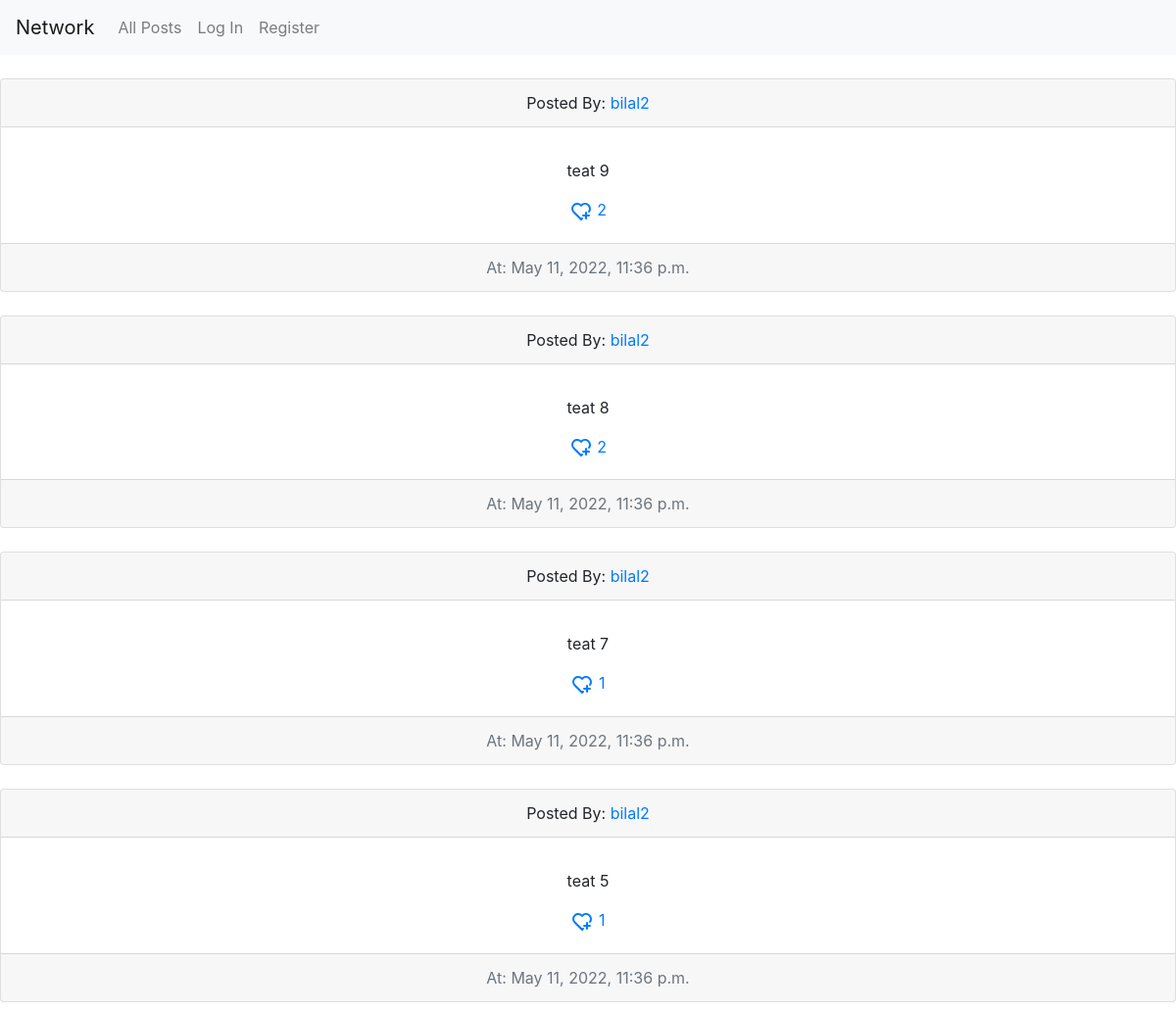
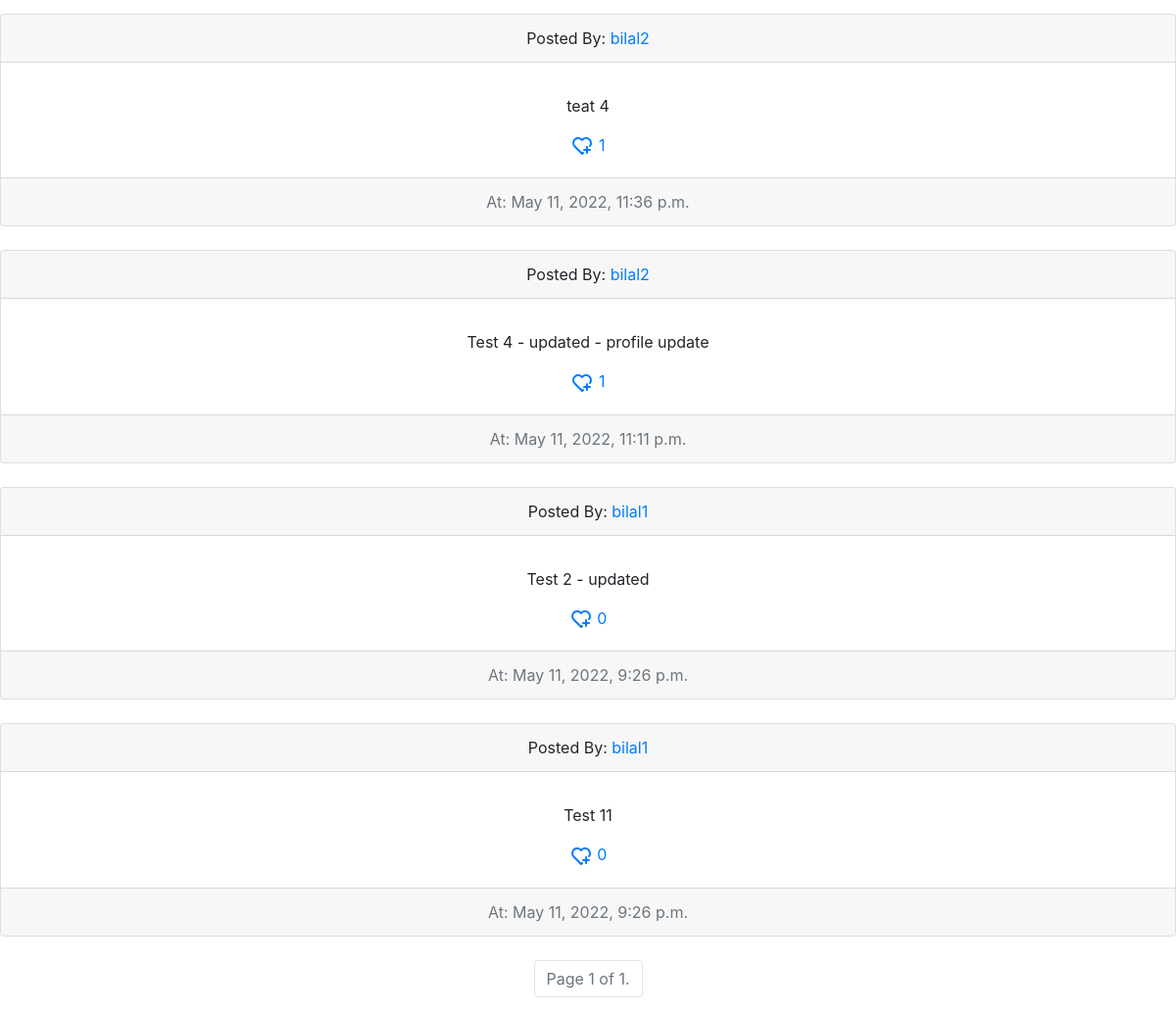
The app's page /, older data (2 pictures, top to bottom).
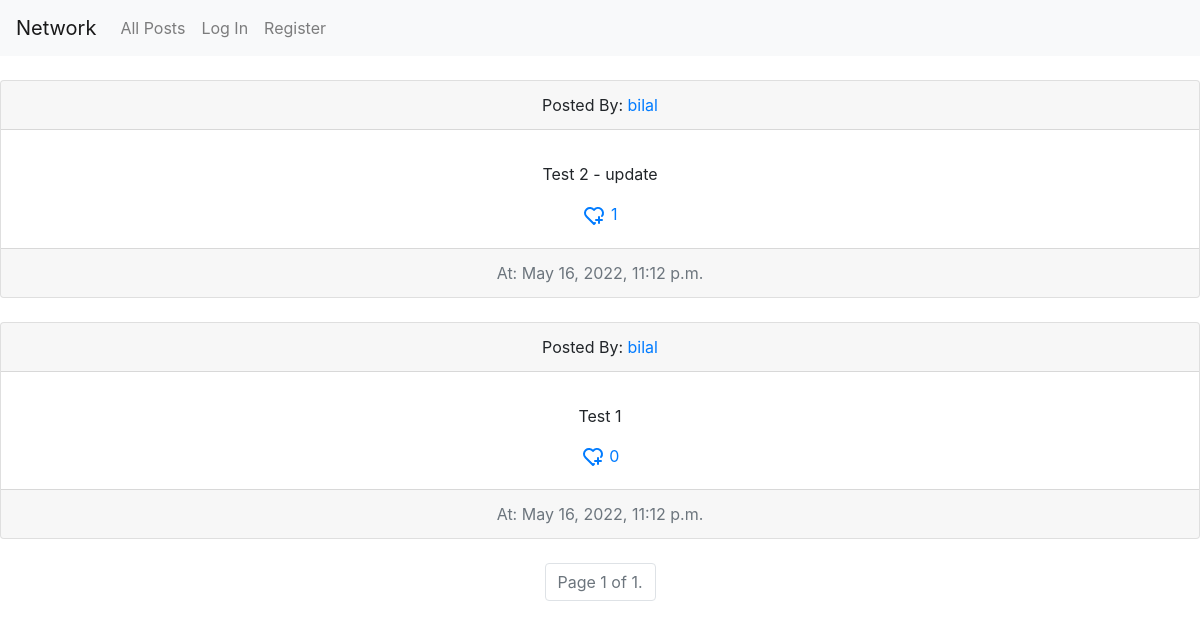
The same page, newer data.
### network/models.py (models this page shows, shortened)
class Post(models.Model):
    user = models.ForeignKey(User, on_delete=models.CASCADE)
    content = models.TextField()
    time_created = models.DateTimeField(default=datetime.now())
    likes_counter = models.IntegerField(default=0)

class User(AbstractUser):
    pass

### network/views.py (the view)
# urls.py: path("", views.list_post, name="index"),
def list_post(request):
    form = PostForm()
    all_post = Post.objects.all()
    paginator = Paginator(all_post, 10)
    user = request.user
    page_number = request.GET.get('page')
    page_obj = paginator.get_page(page_number)
    return render(request, "network/list_post.html", context={
        "all_post": all_post,
        'page_obj': page_obj,
        'user': user,
        'form': form,
    })

### network/templates/network/list_post.html (shortened to what this page needs)
{% extends "network/layout.html" %}
{% block body %}
{% for contact in page_obj reversed %}
<br>
    <div class="card text-center">
        <div class="card-header">
           Posted By:
            <a href=" {% url 'fetch-profile' contact.user.id %}">
                {{contact.user}}
            </a>
        </div>
        <div class="card-body">
            <div id="container_{{contact.id}}">
            <p class="card-text" id="edit_link_{{contact.id}}_p">{{ contact.content }}</p>
                </div>
            <a href="" style="text-decoration: none" id="like_link_{{contact.id}}">
                <span id="like_icon{{contact.id}}">
                </span>
                <span id="span_like_counter_{{contact.id}}">
                    {{contact.likes_counter}}
                </span>
            </a>
        </div>
        <div class="card-footer text-muted" >
            At: {{ contact.time_created }}
        </div>
    </div>
{% endfor %}
<br>
<nav aria-label="Page navigation example">
    <ul class="pagination justify-content-center">
                    <li class="page-item disabled">
                        <a class="page-link" href="#">Page {{ page_obj.number }} of {{ page_obj.paginator.num_pages }}.</a>
                    </li>
    </ul>
</nav>
{% endblock %}

### network/templates/network/layout.html (shortened to what this page needs)
<!DOCTYPE html>
{% load static %}
<html lang="en">
    <head>
        <link rel="stylesheet" href="https://stackpath.bootstrapcdn.com/bootstrap/4.4.1/css/bootstrap.min.css">
        <link href="{% static 'network/styles.css' %}" rel="stylesheet">
    </head>
    <body>
        <nav class="navbar navbar-expand-lg navbar-light bg-light">
            <a class="navbar-brand" href="#">Network</a>
            <div>
              <ul class="navbar-nav mr-auto">
                <li class="nav-item">
                  <a class="nav-link" href="{% url 'index' %}">All Posts</a>
                </li>
                {% if user.is_authenticated %}
                <li class="nav-item">
                  <a class="nav-link" href="{% url 'create-post' %}">New Post</a>
                </li>
                    <li class="nav-item">
                        <a class="nav-link" href="{% url 'list-following-post' %}">Following</a>
                    </li>
                    <li class="nav-item">
                        <a class="nav-link" href="{% url 'logout' %}">Log Out</a>
                    </li>
                {% else %}
                    <li class="nav-item">
                        <a class="nav-link" href="{% url 'login' %}">Log In</a>
                    </li>
                    <li class="nav-item">
                        <a class="nav-link" href="{% url 'register' %}">Register</a>
                    </li>
                {% endif %}
              </ul>
            </div>
          </nav>
        <div class="body">
            {% block body %}
            {% endblock %}
        </div>
    </body>
</html>

Row changes from the older to the newer data that the page shows:
removed Post: user "bilal2", content "teat 9", likes_counter "2", time_created "May 11, 2022, 11:36 p.m."
removed Post: user "bilal2", content "teat 8", likes_counter "2", time_created "May 11, 2022, 11:36 p.m."
removed Post: user "bilal2", content "teat 7", likes_counter "1", time_created "May 11, 2022, 11:36 p.m."
removed Post: user "bilal2", content "teat 5", likes_counter "1", time_created "May 11, 2022, 11:36 p.m."
removed Post: user "bilal2", content "teat 4", likes_counter "1", time_created "May 11, 2022, 11:36 p.m."
removed Post: user "bilal2", content "Test 4 - updated - profile update", likes_counter "1", time_created "May 11, 2022, 11:11 p.m."
removed Post: user "bilal1", content "Test 2 - updated", likes_counter "0", time_created "May 11, 2022, 9:26 p.m."
removed Post: user "bilal1", content "Test 11", likes_counter "0", time_created "May 11, 2022, 9:26 p.m."
added Post: user "bilal", content "Test 2 - update", likes_counter "1", time_created "May 16, 2022, 11:12 p.m."
added Post: user "bilal", content "Test 1", likes_counter "0", time_created "May 16, 2022, 11:12 p.m."
